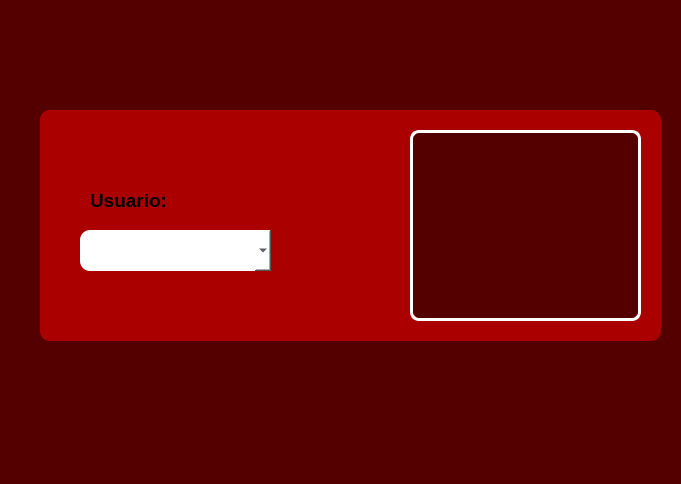
<?xml version="1.0" encoding="UTF-8"?>
<ui version="4.0">
 <class>MainWindow</class>
 <widget class="QMainWindow" name="MainWindow">
  <property name="geometry">
   <rect>
    <x>0</x>
    <y>0</y>
    <width>681</width>
    <height>484</height>
   </rect>
  </property>
  <property name="windowTitle">
   <string>MainWindow</string>
  </property>
  <property name="styleSheet">
   <string notr="true">background-color: rgb(85, 0, 0);</string>
  </property>
  <widget class="QWidget" name="centralwidget">
   <widget class="QLabel" name="label_3">
    <property name="geometry">
     <rect>
      <x>560</x>
      <y>360</y>
      <width>121</width>
      <height>91</height>
     </rect>
    </property>
    <property name="text">
     <string/>
    </property>
    <property name="pixmap">
     <pixmap resource="../recursos.qrc">:/Logos/Imagenes/equipo.jpeg</pixmap>
    </property>
    <property name="scaledContents">
     <bool>true</bool>
    </property>
   </widget>
   <widget class="QLabel" name="label_4">
    <property name="geometry">
     <rect>
      <x>90</x>
      <y>170</y>
      <width>161</width>
      <height>61</height>
     </rect>
    </property>
    <property name="font">
     <font>
      <pointsize>14</pointsize>
      <weight>75</weight>
      <bold>true</bold>
     </font>
    </property>
    <property name="styleSheet">
     <string notr="true">background-color: rgb(170, 0, 0);</string>
    </property>
    <property name="text">
     <string>Usuario:</string>
    </property>
   </widget>
   <widget class="QLabel" name="imgPersona">
    <property name="geometry">
     <rect>
      <x>410</x>
      <y>130</y>
      <width>231</width>
      <height>191</height>
     </rect>
    </property>
    <property name="styleSheet">
     <string notr="true">border: 3px solid ;
border-color: rgb(255, 255, 255);
border-radius: 9px;


</string>
    </property>
    <property name="text">
     <string/>
    </property>
    <property name="pixmap">
     <pixmap>:/Logos/Imagenes/logo.png</pixmap>
    </property>
    <property name="scaledContents">
     <bool>true</bool>
    </property>
   </widget>
   <widget class="QComboBox" name="cbEquipo">
    <property name="geometry">
     <rect>
      <x>80</x>
      <y>230</y>
      <width>191</width>
      <height>41</height>
     </rect>
    </property>
    <property name="font">
     <font>
      <family>Nirmala UI</family>
      <pointsize>10</pointsize>
      <weight>75</weight>
      <bold>true</bold>
     </font>
    </property>
    <property name="styleSheet">
     <string notr="true">background-color: rgb(255, 255, 255);
border-radius: 10px;
</string>
    </property>
   </widget>
   <widget class="QLabel" name="img_persona_5">
    <property name="geometry">
     <rect>
      <x>0</x>
      <y>0</y>
      <width>111</width>
      <height>91</height>
     </rect>
    </property>
    <property name="text">
     <string/>
    </property>
    <property name="pixmap">
     <pixmap resource="../recursos.qrc">:/Logos/Imagenes/logo uat.jpg</pixmap>
    </property>
    <property name="scaledContents">
     <bool>true</bool>
    </property>
   </widget>
   <widget class="QLabel" name="img_persona_6">
    <property name="geometry">
     <rect>
      <x>570</x>
      <y>0</y>
      <width>111</width>
      <height>101</height>
     </rect>
    </property>
    <property name="text">
     <string/>
    </property>
    <property name="pixmap">
     <pixmap resource="../recursos.qrc">:/Logos/Imagenes/logo fians.jpg</pixmap>
    </property>
    <property name="scaledContents">
     <bool>true</bool>
    </property>
   </widget>
   <widget class="QLabel" name="label_5">
    <property name="geometry">
     <rect>
      <x>40</x>
      <y>110</y>
      <width>621</width>
      <height>231</height>
     </rect>
    </property>
    <property name="styleSheet">
     <string notr="true">background-color: rgb(170, 0, 0);
border-radius: 10px;</string>
    </property>
    <property name="text">
     <string/>
    </property>
   </widget>
   <zorder>label_5</zorder>
   <zorder>label_3</zorder>
   <zorder>label_4</zorder>
   <zorder>imgPersona</zorder>
   <zorder>cbEquipo</zorder>
   <zorder>img_persona_5</zorder>
   <zorder>img_persona_6</zorder>
  </widget>
  <widget class="QMenuBar" name="menubar">
   <property name="geometry">
    <rect>
     <x>0</x>
     <y>0</y>
     <width>681</width>
     <height>18</height>
    </rect>
   </property>
  </widget>
  <widget class="QStatusBar" name="statusbar"/>
 </widget>
 <resources>
  <include location="../recursos.qrc"/>
 </resources>
 <connections/>
</ui>
